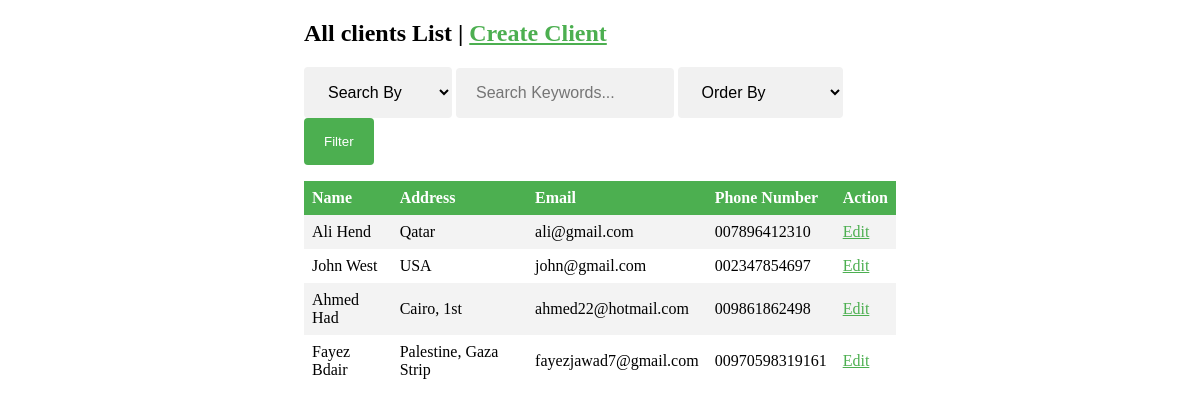
/client/, run on the app's committed database.
### python_test/models.py (models this page shows, shortened)
class Client(models.Model):
    client_name = models.CharField(max_length=255, unique=True)
    email = models.EmailField(max_length=100)
    contact_name = models.CharField(max_length=500, blank=True, null=True)
    address = models.CharField(max_length=500, blank=True, null=True)
    phone_number = models.CharField(max_length=30)
    created_at = models.DateTimeField(auto_now_add=True, auto_now=False)
    updated_at = models.DateTimeField(auto_now_add=False, auto_now=True)
    class Meta:
        db_table = "client"

### python_test/views.py (the view)
# urls.py: url(r'^client/$', list_users, name="client"),
def list_users(request):
    data = {}
    filter_data = {}
    search_by = request.GET.get('search_by')
    order_by = request.GET.get('order_by')
    keywords = request.GET.get('keywords')
    allowed_filter = ['client_name', 'email', 'phone_number', 'address']
    if search_by and keywords and search_by in allowed_filter:
        filter_data[search_by + "__icontains"] = keywords
    clients = Client.objects.filter(**filter_data)
    if order_by and order_by in allowed_filter:
        clients = clients.order_by(order_by)
    else:
        clients = clients.order_by('-id')
    data['clients'] = clients.all()
    return render(request, 'list.html', data)

### python_test/templates/list.html (shortened to what this page needs)
<!DOCTYPE html>
<html>
  <head>
  </head>
  <body>
  <div class="list-clients-area">
    <h2>All clients List | <a href="/client/create">Create Client</a></h2>
    <div class="filter-area">
      <form action="./">
        <select id="search_by" name="search_by">
          <option value="">Search By</option>
        </select>
        <input type="text" id="keywords" name="keywords" placeholder="Search Keywords..." value="{{request.GET.keywords}}">
        <select id="order_by" name="order_by">
          <option value="">Order By</option>
        </select>
        <input type="submit" value="Filter">
      </form>
    </div>
    <table>
      <tr>
        <th>Name</th>
        <th>Address</th>
        <th>Email</th>
        <th>Phone Number</th>
        <th>Action</th>
      </tr>
      {% if clients%}
        {% for client in clients %}
        <tr>
          <td>{{client.client_name}}</td>
          <td>{{client.address}}</td>
          <td>{{client.email}}</td>
          <td>{{client.phone_number}}</td>
          <td><a href="/client/edit/{{client.id}}">Edit</a></td>
        </tr>
        {% endfor %}
      {% else %}
          <tr class="empty-row">
            <td colspan="5">No data</td>
          </tr>
      {% endif %}
    </table>
  </div>
  </body>
</html>

### python_test/templates/list.html (style rules this page uses)
.list-clients-area { width: 50%; margin: auto; }
table { width: 100%; border-collapse: collapse; }
.filter-area { margin-bottom: 16px; }
th { background-color: #4CAF50; color: white; }
a { color: #4CAF50; }
th, td { text-align: left; padding: 8px; }
select, input[type=text] { display: inline-block; border: none; border-radius: 4px; background-color: #f1f1f1; padding: 16px 20px; font-size: 16px; }
input[type=text] { width: 30%; }
input[type=submit] { padding: 16px 20px; background-color: #4CAF50; display: inline-block; color: white; border: none; border-radius: 4px; cursor: pointer; }
#search_by { width: 25%; }
tr:nth-child(even) { background-color: #f3f3f3 }

### data on the page
Client: client_name "Ali Hend", address "Qatar", email "ali@gmail.com", phone_number "007896412310"
Client: client_name "John West", address "USA", email "john@gmail.com", phone_number "002347854697"
Client: client_name "Ahmed Had", address "Cairo, 1st", email "ahmed22@hotmail.com", phone_number "009861862498"
Client: client_name "Fayez Bdair", address "Palestine, Gaza Strip", email "fayezjawad7@gmail.com", phone_number "00970598319161"
